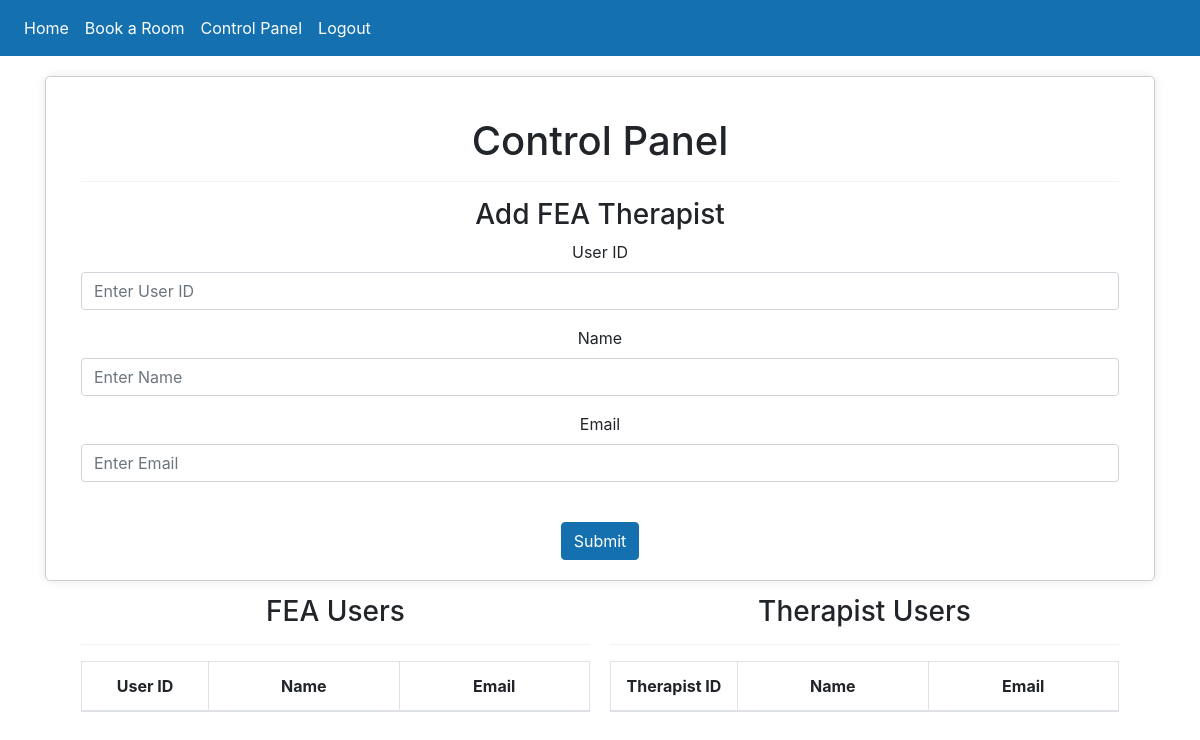
/therapist_table (signed in), run on an earlier commit of the app's database.
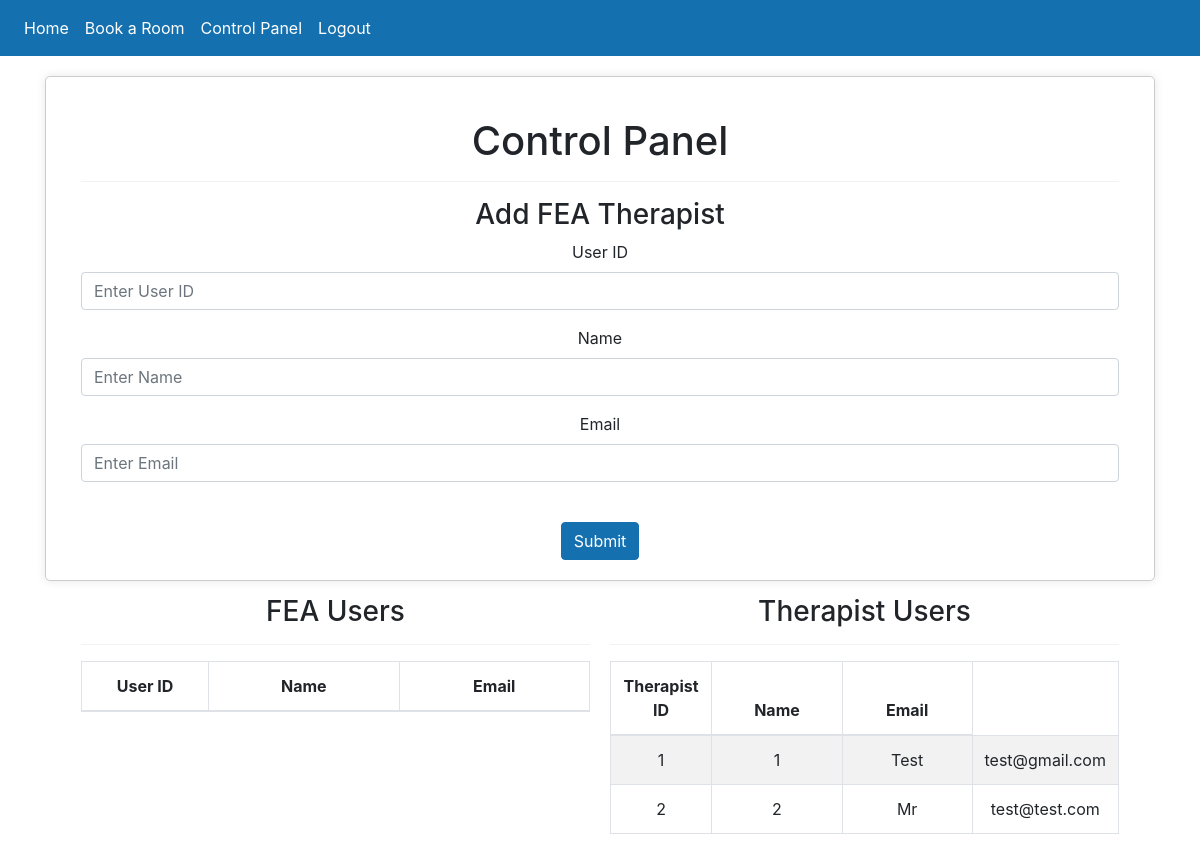
And on a later commit of the database.
### website/models.py (models this page shows)
class Therapist(db.Model, UserMixin):
    therapist_id = db.Column(db.Integer, primary_key=True)
    user_id = db.Column(db.Integer, db.ForeignKey('user.id'))
    email = db.Column(db.String(150),db.ForeignKey('user.email'))
    first_name = db.Column(db.String(150), db.ForeignKey('user.first_name'))

### website/views.py (the view)
@views.route('/therapist_table', methods=['GET', 'POST'])
@login_required
def therapist_control():
    therap = Therapist.query.all()
    return render_template('control_panel.html', user=current_user, therap=therap)

### website/__init__.py (called while the page is built)
def create_app():
    app = Flask(__name__)
    app.config['SECRET_KEY'] = 'Team2 Stockton University'
    app.config['SQLALCHEMY_DATABASE_URI'] = f'sqlite:///{DB_NAME}'
    db.init_app(app)
    from .views import views
    from .auth import auth
    app.register_blueprint(views, url_prefix='/')
    app.register_blueprint(auth, url_prefix='/')
    from .models import User, Note
    create_database(app)
    login_manager = LoginManager()
    login_manager.login_view = 'auth.login'  #Flask will redirect to auth.login if the user is not logged in.
    login_manager.init_app(app) #allows login_manager to use the app
    @login_manager.user_loader #Will look for PK and check if id = user_id in the database.
    def load_user(user_id):
        return User.query.get(int(user_id))
    return app

### website/templates/control_panel.html (shortened to what this page needs)
{% extends "base.html" %}
{% block content %}
<div class="center-box" style="max-width: 2400px; margin: 20px auto; z-index: -1;">
    <h1 align="center" style="margin-top: 20px;">Control Panel</h1>
    <div class="container-fluid" style="clear: both;">
        <div class="section">
            <hr style="opacity: 0.5;">
            <h3>Add FEA Therapist</h3>
            <form method="POST" action="/add-therapist">
                <div class="form-group">
                    <label for="id">User ID</label>
                    <input type="number" step="1" class="form-control" name="id" placeholder="Enter User ID" />
                </div>
                <div class="form-group">
                    <label for="name">Name</label>
                    <input type="text" class="form-control" name="name" placeholder="Enter Name" />
                </div>
                <div class="form-group">
                    <label for="email">Email</label>
                    <input type="text" class="form-control" name="email" placeholder="Enter Email" />
                </div>
                <br />
                <button type="submit" class="btn btn-primary">Submit</button>
            </form>
        </div>
        <div class="section" style="float: left; width: 50%; padding-right: 10px; margin-top: 35px;">
            <div class="table-box">
                <h3>FEA Users</h3>
                <hr style="opacity: 0.5;">
                <div class="table-container">
                    <table class="table table-striped table-bordered">
                        <thead>
                            <tr>
                                <th style="width: 20%;">User ID</th>
                                <th style="width: 30%;">Name</th>
                                <th style="width: 30%;">Email</th>
                            </tr>
                        </thead>
                    </table>
                </div>
            </div>
        </div>
        <div class="section" style="float: left; width: 50%; padding-left: 10px; margin-top: 35px;">
            <div class="table-box">
                <h3>Therapist Users</h3>
                <hr style="opacity: 0.5;">
                <div class="table-container">
                    <table class="table table-striped table-bordered">
                        <thead>
                            <tr>
                                <th style="width: 20%;">Therapist ID</th>
                                <th style="width: 30%;">Name</th>
                                <th style="width: 30%;">Email</th>
                            </tr>
                        </thead>
                        <tbody>
                            {% for therapist in therap %}
                                <tr>
                                    <td style="width: 20%;">{{ therapist.therapist_id }}</td>
                                    <td style="width: 20%;">{{ therapist.user_id }}</td>
                                    <td style="width: 30%;">{{ therapist.first_name }}</td>
                                    <td style="width: 30%;">{{ therapist.email }}</td>
                                </tr>
                            {% endfor %}
                        </tbody>
                    </table>
                </div>
            </div>
        </div>
    </div>
</div>
{% endblock %}

### website/templates/base.html (shortened to what this page needs)
<!DOCTYPE html>
<html>
    <head>
        <link
        rel="stylesheet"
        href="https://stackpath.bootstrapcdn.com/bootstrap/4.4.1/css/bootstrap.min.css"
        />
        <link
        rel="stylesheet"
        href="https://stackpath.bootstrapcdn.com/font-awesome/4.7.0/css/font-awesome.min.css"
        />
        <link
        rel="stylesheet"
        href="../static/style.css"
        />
    </head>
    <body>
      <nav class="navbar navbar-expand-lg navbar-dark bg-dark">
          <div class="collapse navbar-collapse" id="navbar">
            <div class="navbar-nav">
              {% if user.is_authenticated %}
              <a class="nav-item nav-link" id="home" href="/">Home</a>
              <a class="nav-item nav-link" id="book" href="/book">Book a Room</a>
              <a class="nav-item nav-link" id="control_panel" href="/control_panel">Control Panel</a>
              <a class="nav-item nav-link" id="logout" href="/logout">Logout</a>
                {% else %}
              <a class="nav-item nav-link" id="login" href="/login">Login</a>
              <a class="nav-item nav-link" id="Register" href="/register">Register</a>
              {% endif %}
            </div>
          </div>
        </nav>
        <div class="container">{% block content %} {% endblock %}</div>
    </body>
</body>
</html>
</html>

### website/static/style.css (style rules this page uses)
.btn-primary { color: #fff; background-color: #1470af; border-color: #1470af; }
.bg-dark { background-color: #1470af!important; }
.navbar-dark .navbar-nav .nav-link { color: #ffffff; }
body { margin-bottom: 100px; }
.center-box { max-width: 400px; margin: 20px auto; text-align: center; padding: 20px; border: 1px solid #ccc; border-radius: 5px; background-color: #fff; box-shadow: 0 0 10px rgba(0, 0, 0, 0.1); }

What changed in the data, as far as the page shows it:
added Therapist: therapist_id "1", user_id "1", first_name "Test", email "test@gmail.com"
added Therapist: therapist_id "2", user_id "2", first_name "Mr", email "test@test.com"
